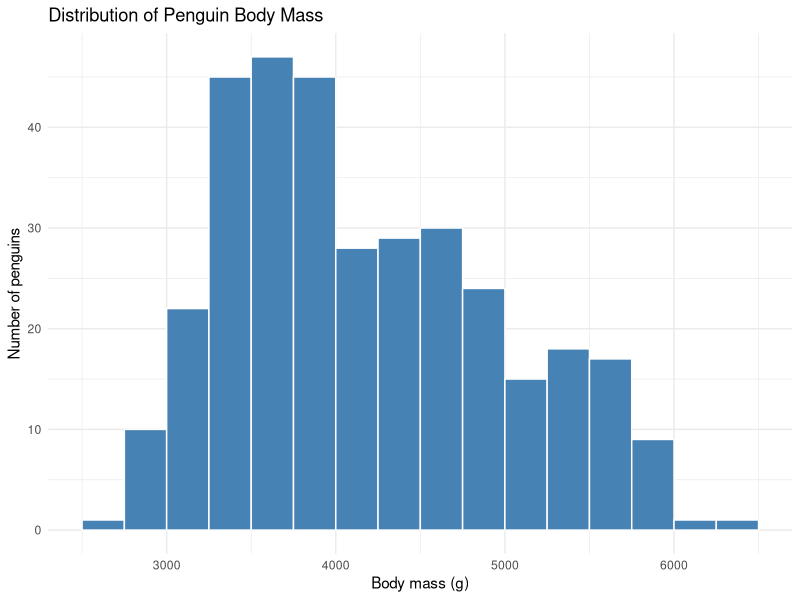
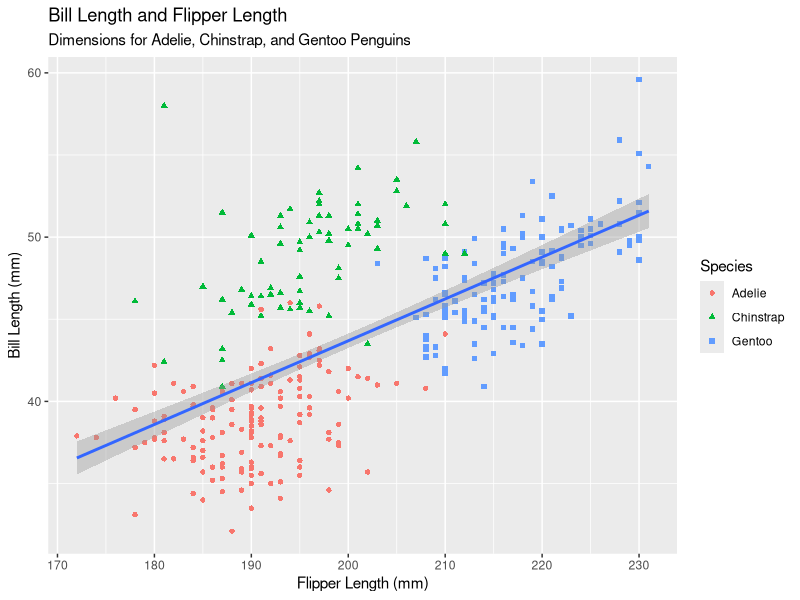

Recreate these plots in R, in order. (Note: this script raises an error after producing the figures.)
## ---- chunk 1
#| label: setup
#| message: false
library(tidyverse)
library(palmerpenguins)
## ---- chunk 2
penguins |>
  filter(!is.na(body_mass_g)) |>
  ggplot(aes(x = body_mass_g)) +
  geom_histogram(
    binwidth = 250,
    fill = "steelblue",
    color = "white",
    boundary = 0
  ) +
  labs(
    title = "Distribution of Penguin Body Mass",
    x = "Body mass (g)",
    y = "Number of penguins"
  ) +
  theme_minimal()
## ---- chunk 3
glimpse(penguins)
ggplot(data = penguins, mapping = aes(x=flipper_length_mm, y=bill_length_mm)) + 
  geom_point(mapping = aes(color=species, shape=species)) + 
  geom_smooth(method="lm") + 
  labs(title="Bill Length and Flipper Length", 
       subtitle="Dimensions for Adelie, Chinstrap, and Gentoo Penguins" , 
       x= "Flipper Length (mm)", 
       y= "Bill Length (mm)", 
       color = "Species", 
       shape = "Species")
## ---- chunk 4
penguinsdt |> 
ggplot(aes(x = bill_length_mm, y = body_mass_g, color = species)) +
     geom_point() +
     labs(
          title = "Bill Length and Body Mass Compared by Species",
          x = "Bill Length (mm)",
          y = "Body Mass (g)")
## ---- chunk 5
ggplot(data = penguins, mapping = aes(x = species, y = body_mass_g, fill = species)) +
  geom_boxplot() +
  labs(title = "Body Mass by Species",
       x = "Species",
       y = "Body Mass (g)",
       fill = "Species")
## ---- chunk 6
ggplot(penguins, aes(x = island, fill = species)) +
  geom_bar(position = "dodge") +
  labs(title = "Penguin Count by Island and Species",
       x = "Island", y = "Count")
